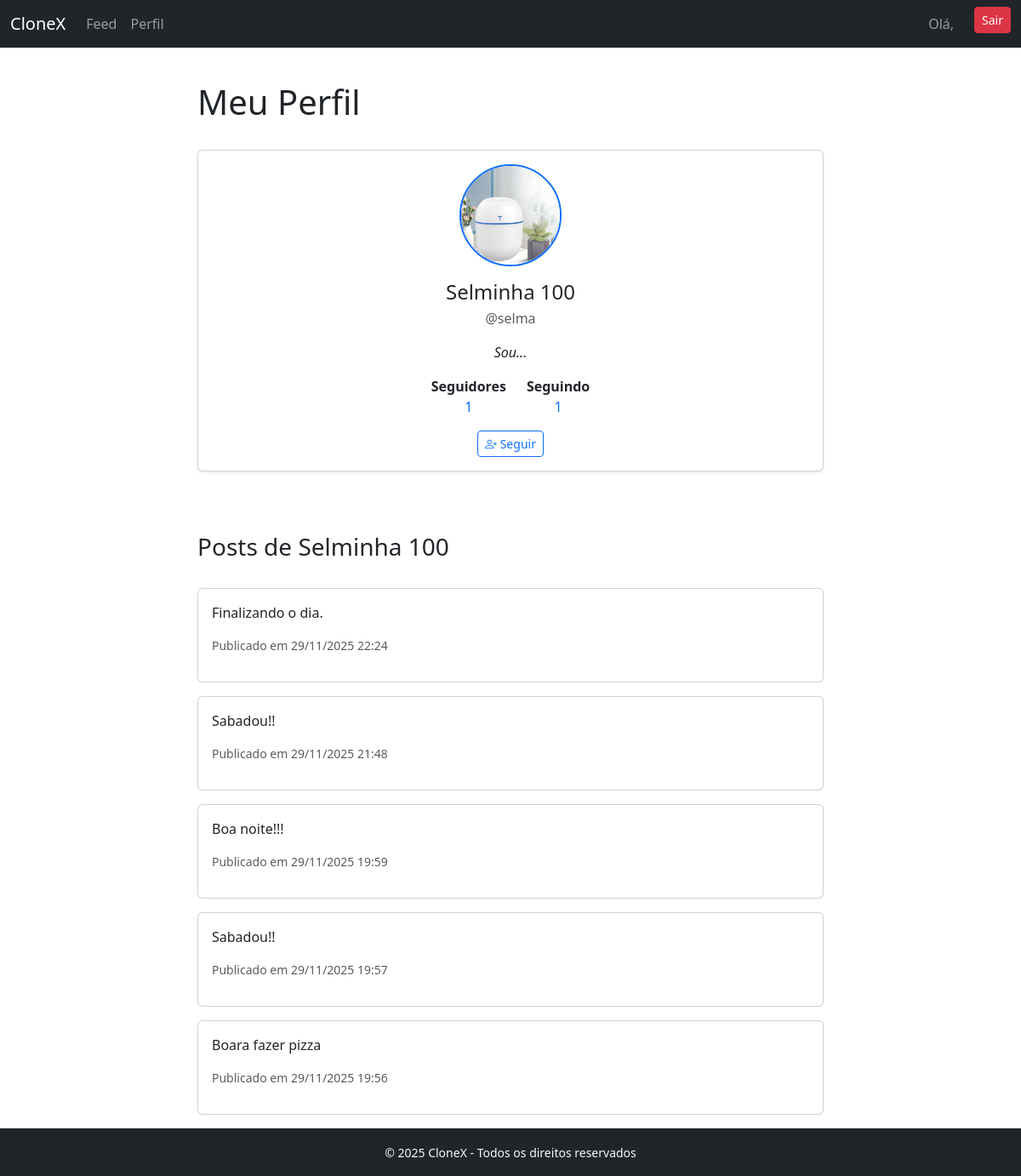
Screenshot of /selma/ (signed in) with the database file from the repository.
### accounts/models.py (models this page shows, shortened)
class Profile(models.Model):
    user = models.OneToOneField(User, on_delete=models.CASCADE, related_name="profile")
    display_name = models.CharField(max_length=100, blank=True)
    avatar = models.ImageField(upload_to="avatars/", blank=True, null=True)
    bio = models.CharField(max_length=160, blank=True)
    created_at = models.DateTimeField(auto_now_add=True)

### social/models.py (models this page shows)
class Post(models.Model):
    author = models.ForeignKey(User, on_delete=models.CASCADE, related_name="posts")
    content = models.CharField(max_length=280)
    image = models.ImageField(upload_to="posts/", blank=True, null=True)
    created_at = models.DateTimeField(auto_now_add=True)

### accounts/views.py (the view)
# urls.py: path("<str:username>/", profile_view, name="profile"),
@login_required
def profile_view(request, username=None):
    user_obj = get_object_or_404(User, username=username)
    profile = user_obj.profile
    is_following = Follow.objects.filter(
        follower=request.user,
        following=user_obj
    ).exists()
    followers = User.objects.filter(following__following=user_obj)
    following = User.objects.filter(followers__follower=user_obj)
    posts = Post.objects.filter(author=user_obj).order_by("-created_at")
    if request.user == user_obj:
        if request.method == "POST":
            form = ProfileForm(request.POST, request.FILES, instance=profile)
            if form.is_valid():
                form.save()
                return redirect("profile", username=request.user.username)
        else:
            form = ProfileForm(instance=profile)
    else:
        form = None
    return render(request, "profile.html", {
        "profile": profile,
        "form": form,
        "is_following": is_following,
        "followers": followers,
        "following": following,
        "posts": posts,   # ✅ enviar posts para o template
    })

### templates/profile.html (shortened to what this page needs)
{% extends "base.html" %}
{% load static %}
{% block content %}
<h1 class="pb-4 pt-3">Meu Perfil</h1>
<div class="card shadow-sm mb-4">
  <div class="card-body text-center">
    {% if profile.avatar %}
      <img src="{{ profile.avatar.url }}" alt="Avatar"
           class="rounded-circle mb-3 border border-2 border-primary"
           width="120" height="120">
    {% else %}
      <img src="{% static 'img/default-avatar.png' %}" alt="Avatar padrão"
           class="rounded-circle mb-3 border border-2 border-secondary"
           width="120" height="120">
    {% endif %}
    <h4 class="mb-1">{{ profile.display_name }}</h4>
    <p class="text-muted">@{{ profile.user.username }}</p>
    {% if profile.bio %}
      <p class="fst-italic">{{ profile.bio }}</p>
    {% endif %}
    <div class="d-flex justify-content-center gap-4 mt-3">
      <div>
        <strong>Seguidores</strong><br>
        <a href="#" data-bs-toggle="modal" data-bs-target="#followersModal" class="text-decoration-none">
          {{ followers.count }}
        </a>
      </div>
      <div>
        <strong>Seguindo</strong><br>
        <a href="#" data-bs-toggle="modal" data-bs-target="#followingModal" class="text-decoration-none">
          {{ following.count }}
        </a>
      </div>
    </div>
    <div class="mt-3">
      {% if profile.user != request.user %}
        {% if is_following %}
          <form method="post" action="{% url 'toggle-follow' profile.user.id %}" class="d-inline">
            {% csrf_token %}
            <button type="submit" class="btn btn-outline-danger btn-sm">
              <i class="bi bi-person-dash"></i> Deixar de seguir
            </button>
          </form>
        {% else %}
          <form method="post" action="{% url 'toggle-follow' profile.user.id %}" class="d-inline">
            <button type="submit" class="btn btn-outline-primary btn-sm">
              <i class="bi bi-person-plus"></i> Seguir
            </button>
          </form>
        {% endif %}
      {% endif %}
    </div>
  </div>
</div>
<h3 class="pb-4 pt-5">Posts de {{ profile.display_name }}</h3>
{% for post in posts %}
  <div class="card mb-3">
    <div class="card-body">
      <p>{{ post.content }}</p>
      <p class="text-muted small">
        Publicado em {{ post.created_at|date:"d/m/Y H:i" }}
      </p>
    </div>
  </div>
{% empty %}
  <p>Este usuário ainda não publicou nada.</p>
{% endfor %}
{% endblock %}

### templates/base.html (style rules this page uses)
html, body { height: 100%; margin: 0; }
body { display: flex; flex-direction: column; min-height: 100vh; }

### rows the page displays
Profile: avatar (picture), display_name "Selminha 100", user.username "selma", bio "Sou..."
Post: content "Finalizando o dia.", created_at "29/11/2025 22:24"
Post: content "Sabadou!!", created_at "29/11/2025 21:48"
Post: content "Boa noite!!!", created_at "29/11/2025 19:59"
Post: content "Sabadou!!", created_at "29/11/2025 19:57"
Post: content "Boara fazer pizza", created_at "29/11/2025 19:56"

### other values shown
{{ followers.count }} "1"
{{ following.count }} "1"
